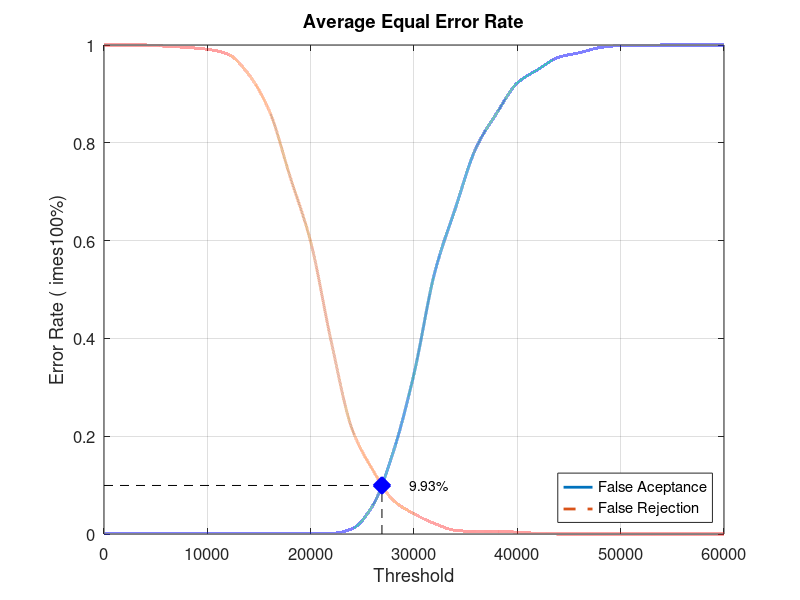
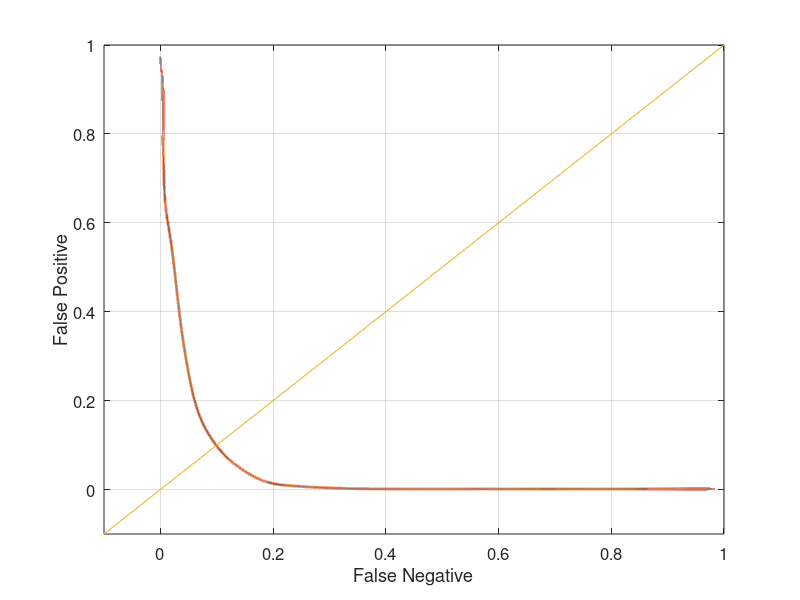

The MATLAB script that drew these images, in order:
close all;
clear;
clc;
x = 0:2000:60000;
xq = 0:0.5:60000;

y0 = [0 0.00131579 0.00131579 0.00131579 0.00131579 0.00131579 0.00131579 0.00131579 0.00131579 0.00131579 0.00131579 0.00131579 0.0105263 0.0578947 0.168421 0.327632 0.534211 0.665789 0.789474 0.860526 0.922368 0.95 0.975 0.984211 0.994737 0.998684 0.998684 1 1 1 1]
yy0 = interp1(x, y0, xq, 'pchip');
y1 = [1 1 1 0.9975 0.995 0.99125 0.98125 0.94 0.865 0.73125 0.5975 0.3925 0.215 0.13125 0.06875 0.04125 0.02125 0.0075 0.005 0.005 0.00375 0.00125 0 0 0 0 0 0 0 0 0]
yy1 = interp1(x, y1, xq, 'pchip');

% Calculating EER: 
y2 = abs(y0 - y1);
find(y2 == min(y2))
yy2 = abs(yy0 - yy1);
xEER = find(yy2 == min(yy2));
xEERIndex = xq(xEER) % X-axis EER
yEER = yy0(xEER) % Y-axis EER

main = figure
plot(xq, yy0,'-','LineWidth', 2);	hold on
plot(xq, yy1,'--','LineWidth', 2);	hold on
plot([xEERIndex xEERIndex], [0 yEER], 'k--');	hold on
plot([0 xEERIndex], [yEER yEER], 'k--');	hold on
plot(xEERIndex, yEER, 'bx', 'LineWidth', 10);	hold on
text(xEERIndex + 10 * xEERIndex / 100, yEER, [num2str(round((10000 * yEER)) / 100) '%'])
legend('False Aceptance', 'False Rejection', 'Location', 'SouthEast')
xlabel('Threshold')
ylabel('Error Rate (	imes100%)')
title('Average Equal Error Rate')
set(gca, 'FontSize', 12)
axis([0 60000 0 1])
grid on

print(main, 'Experiment2AverageMain', '-dpng');
FNRxFPR = figure('Color', [1 1 1]);
plot(yy1, yy0, '-', yy1, yy0, 'LineWidth', 2);
hold on
y = -0.1:0.1:1
plot(y, y); 
set(gca, 'FontSize', 12)
xlabel('False Negative')
ylabel('False Positive')
axis([-0.1 1 -0.1 1])
set(gca, 'FontSize', 12)
grid on

print(FNRxFPR, 'Experiment2AverageFNRxFPR','-dpng');
